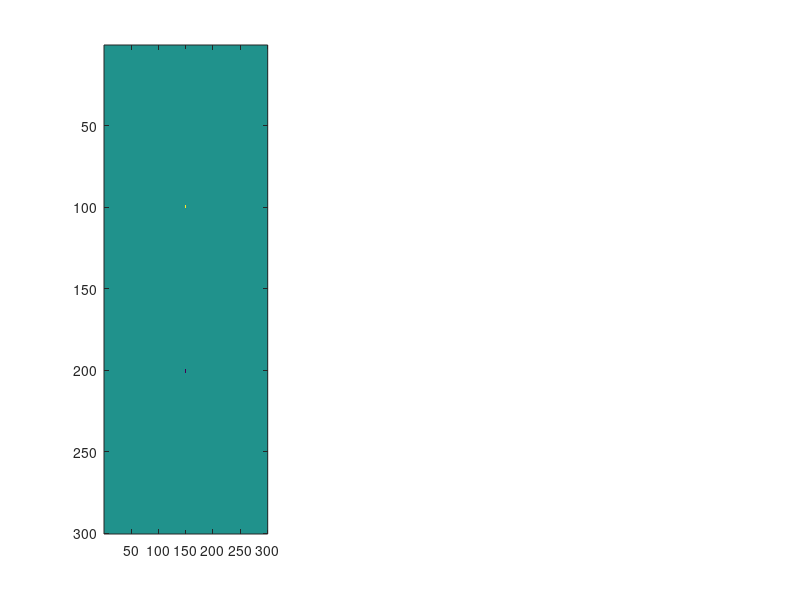

The MATLAB script that drew this image: (Note: this script raises an error after producing the figure.)
% 2D FDTD Simulation for TMz Polarization with Final Field Plots and GIF Export

%%
% Clear workspace and close figures
clear; close all;

% Simulation parameters
Nx = 300;           % Number of cells in x-direction
Ny = 300;           % Number of cells in y-direction
dx = 3e-3;          % Spatial step in x (meters)
dy = 3e-3;          % Spatial step in y (meters)
% dt = dx/(3e8*sqrt(2)); % Time step (Courant condition)

Nt = 10;           % Number of time steps
c0 = 3e8;           % Speed of light in vacuum
mu0 = pi*4e-7;      % Permeability of free space
eps0 = 8.85e-12;    % Permittivity of free space

dt = 1/(c0*sqrt(1/dx^2 + 1/dy^2)) * 0.99; % 99% of stability limit

% User-defined parameters
% 1. Refractive index distribution (Nx x Ny matrix)
n = ones(Nx, Ny);   % Initialize to vacuum
% Example: Add a circular obstacle
% [X, Y] = meshgrid(1:Nx, 1:Ny);
% n(sqrt((X-150).^2 + (Y-150).^2) < 50) = 2;

% 2. Source parameters
f = 10e9;           % Source frequency (Hz)
lambda = c0/f;      % Wavelength
omega = 2*pi*f;     % Angular frequency

% Create vertical line source (~3 wavelengths long)
source_length = round(10*lambda/dx); % Number of cells for 3 wavelengths
sources = struct('i', {}, 'j', {}, 'A', {}, 'phi', {});
center_x = round(Nx/2);
start_y = round(Ny/2 - source_length/2);
end_y = round(Ny/2 + source_length/2);

for j = start_y:end_y
    sources(end+1).i = center_x;
    sources(end).j = j;
    sources(end).A = 1;
    sources(end).phi = 0;
end

% Precompute material matrices
epsilon_r = n.^2;

% Create staggered grid permittivities
epsilon_Ex = zeros(Nx, Ny+1);
epsilon_Ey = zeros(Nx+1, Ny);

for i = 1:Nx
    for j = 1:Ny+1
        if j == 1
            epsilon_Ex(i,j) = epsilon_r(i,j);
        elseif j == Ny+1
            epsilon_Ex(i,j) = epsilon_r(i,Ny);
        else
            epsilon_Ex(i,j) = (epsilon_r(i,j) + epsilon_r(i,j-1))/2;
        end
    end
end

for i = 1:Nx+1
    for j = 1:Ny
        if i == 1
            epsilon_Ey(i,j) = epsilon_r(i,j);
        elseif i == Nx+1
            epsilon_Ey(i,j) = epsilon_r(Nx,j);
        else
            epsilon_Ey(i,j) = (epsilon_r(i,j) + epsilon_r(i-1,j))/2;
        end
    end
end

% Initialize field matrices
Ex = zeros(Nx, Ny+1);
Ey = zeros(Nx+1, Ny);
Hz = zeros(Nx, Ny);

% Precompute update coefficients
CEx = dt./(epsilon_Ex * dy);
CEy = -dt./(epsilon_Ey * dx);
CHz_x = dt/(mu0 * dx);
CHz_y = -dt/(mu0 * dy);

% First pass to determine maximum field values and final states
max_Ex = 1e-9;
max_Ey = 1e-9;
max_Hz = 1e-9;
final_fields = struct();

disp('Calculating field maxima and final states...');
tic;
for n = 1:Nt
    % Field updates
    % Update Ex field
    for i = 1:Nx
        for j = 2:Ny
            Ex(i,j) = Ex(i,j) + CEx(i,j) * (Hz(i,j) - Hz(i,j-1));
        end
    end
    
    % Update Ey field
    for i = 2:Nx
        for j = 1:Ny
            Ey(i,j) = Ey(i,j) + CEy(i,j) * (Hz(i,j) - Hz(i-1,j));
        end
    end
    
    % Update Hz field
    for i = 1:Nx
        for j = 1:Ny
            dEy_dx = Ey(i+1,j) - Ey(i,j);
            dEx_dy = Ex(i,j+1) - Ex(i,j);
            Hz(i,j) = Hz(i,j) + CHz_x * dEy_dx + CHz_y * dEx_dy;
        end
    end
    
    % Apply sources
    for s = 1:length(sources)
        i = sources(s).i;
        j = sources(s).j;
        A = sources(s).A;
        phi = sources(s).phi;
        Hz(i,j) = Hz(i,j) + A * sin(omega*(n + 0.5)*dt + phi);
    end
    
    % Calculate field magnitudes for visualization
    Ex_plot = (Ex(:,1:end-1) + Ex(:,2:end))/2;
    Ey_plot = (Ey(1:end-1,:) + Ey(2:end,:))/2;
    Hz_plot = Hz;
    
    % Update maxima
    max_Ex = max(max_Ex, max(abs(Ex_plot(:))));
    max_Ey = max(max_Ey, max(abs(Ey_plot(:))));
    max_Hz = max(max_Hz, max(abs(Hz_plot(:))));
    
    % Store final fields
    if n == Nt
        final_fields.Ex = Ex_plot;
        final_fields.Ey = Ey_plot;
        final_fields.Hz = Hz_plot;
    end
end
toc;

% Plot final field distributions
fig_final = figure('Position', [100 100 1200 400]);
subplot(1,3,1);
imagesc(final_fields.Ex');
clim([-max_Ex max_Ex]);
title('Final E_x Field');
axis equal tight off;
colorbar;

subplot(1,3,2);
imagesc(final_fields.Ey');
clim([-max_Ey max_Ey]);
title('Final E_y Field');
axis equal tight off;
colorbar;

subplot(1,3,3);
imagesc(final_fields.Hz');
clim([-max_Hz max_Hz]);
title('Final H_z Field');
axis equal tight off;
colorbar;

colormap(jet);
sgtitle('Final Field Distributions');
drawnow;

%%
% Second pass for GIF generation
Ex = zeros(Nx, Ny+1);
Ey = zeros(Nx+1, Ny);
Hz = zeros(Nx, Ny);

fig_gif = figure('Position', [100 100 2000 600]);
filename = 'fdtd_3components.gif';

disp('Generating animation...');
tic;
for n = 1:Nt
    % Field updates
    % Update Ex field
    for i = 1:Nx
        for j = 2:Ny
            Ex(i,j) = Ex(i,j) + CEx(i,j) * (Hz(i,j) - Hz(i,j-1));
        end
    end
    
    % Update Ey field
    for i = 2:Nx
        for j = 1:Ny
            Ey(i,j) = Ey(i,j) + CEy(i,j) * (Hz(i,j) - Hz(i-1,j));
        end
    end
    
    % Update Hz field
    for i = 1:Nx
        for j = 1:Ny
            dEy_dx = Ey(i+1,j) - Ey(i,j);
            dEx_dy = Ex(i,j+1) - Ex(i,j);
            Hz(i,j) = Hz(i,j) + CHz_x * dEy_dx + CHz_y * dEx_dy;
        end
    end
    
    % Apply sources
    for s = 1:length(sources)
        i = sources(s).i;
        j = sources(s).j;
        A = sources(s).A;
        phi = sources(s).phi;
        Hz(i,j) = Hz(i,j) + A * sin(omega*(n + 0.5)*dt + phi);
    end
    
    % Calculate field magnitudes for visualization
    Ex_plot = (Ex(:,1:end-1) + Ex(:,2:end))/2;
    Ey_plot = (Ey(1:end-1,:) + Ey(2:end,:))/2;
    Hz_plot = Hz;
    
    % Plot all components
    figure(fig_gif);
    subplot(1,3,1);
    imagesc(Ex_plot');
    clim([-max_Ex max_Ex]);
    title(sprintf('E_x @ step %d/%d', n, Nt));
    axis equal tight off;
    
    subplot(1,3,2);
    imagesc(Ey_plot');
    clim([-max_Ey max_Ey]);
    title(sprintf('E_y @ step %d/%d', n, Nt));
    axis equal tight off;
    
    subplot(1,3,3);
    imagesc(Hz_plot');
    clim([-max_Hz max_Hz]);
    title(sprintf('H_z @ step %d/%d', n, Nt));
    axis equal tight off;
    
    colormap(jet);
    drawnow;
    
    % Export to GIF
    frame = getframe(fig_gif);
    im = frame2im(frame);
    [imind, cm] = rgb2ind(im, 256);
    if n == 1
        imwrite(imind, cm, filename, 'gif', 'Loopcount', inf, 'DelayTime', 0.1);
    else
        imwrite(imind, cm, filename, 'gif', 'WriteMode', 'append', 'DelayTime', 0.1);
    end
end
toc;
disp('Simulation complete!');